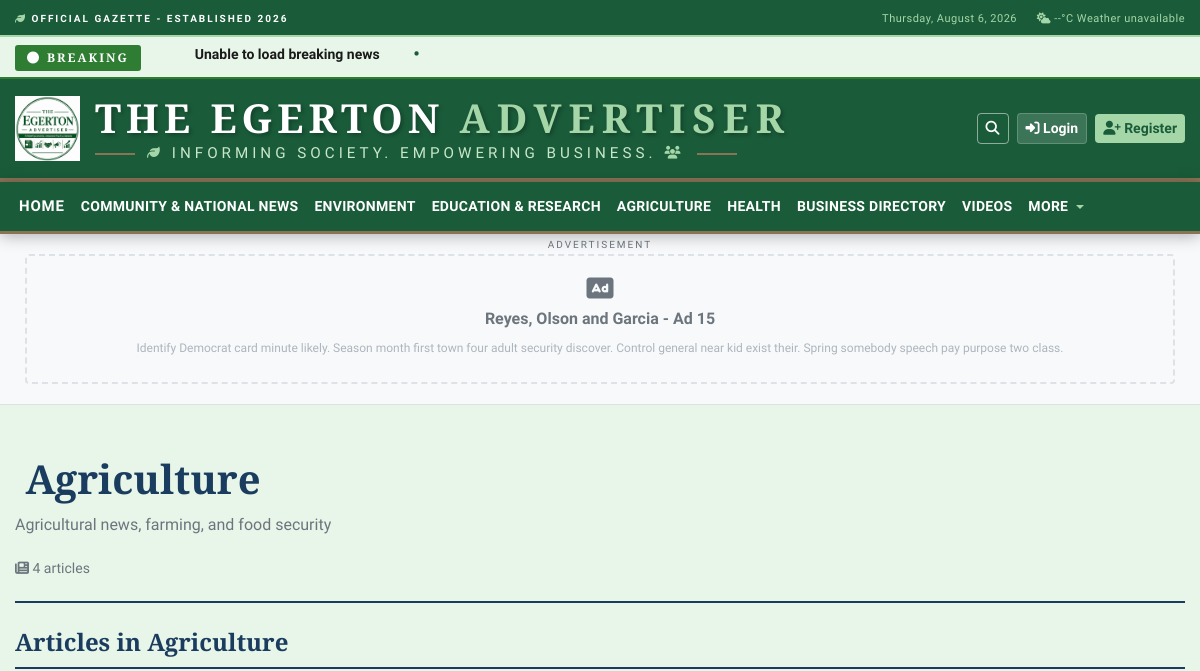
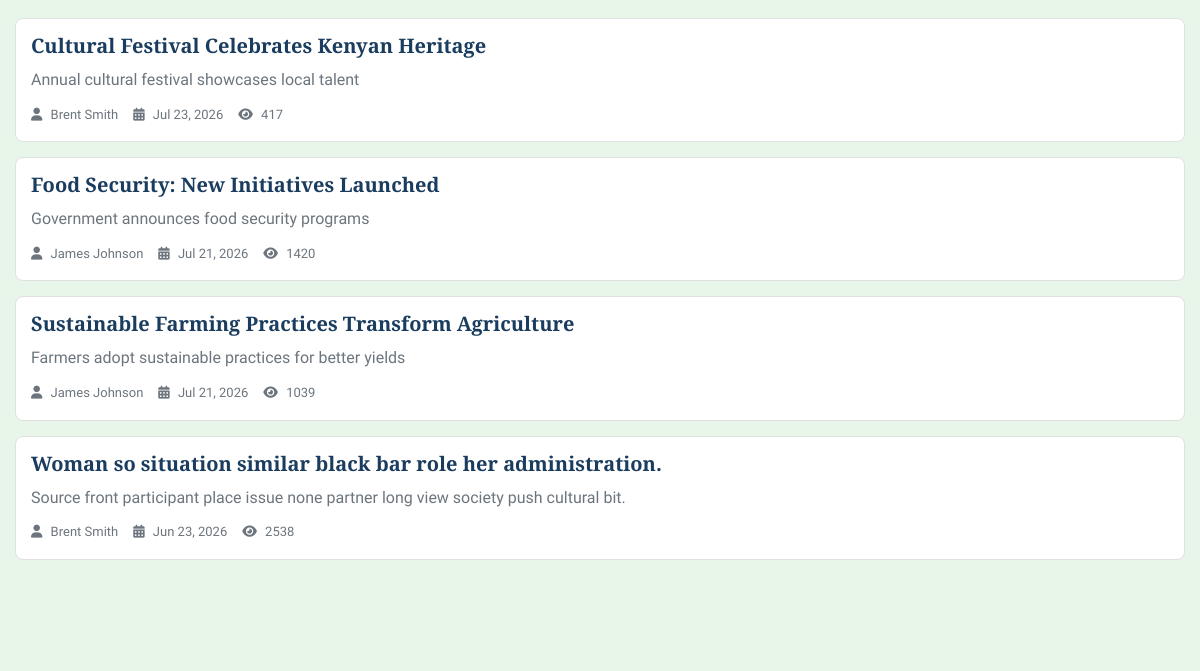
The page /articles/arts-culture/ (upper part) on the database as committed earlier (2 pictures, top to bottom).
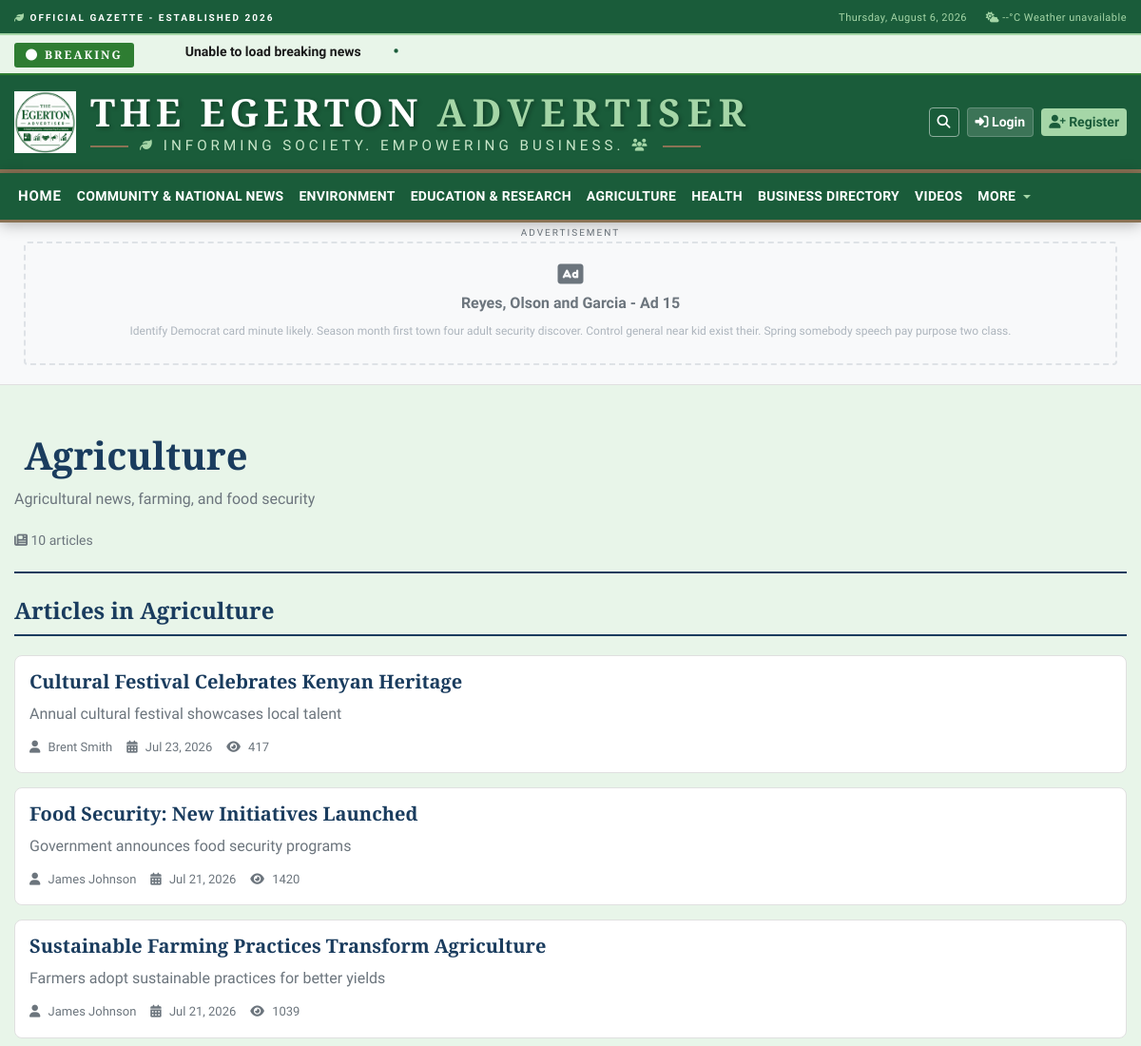
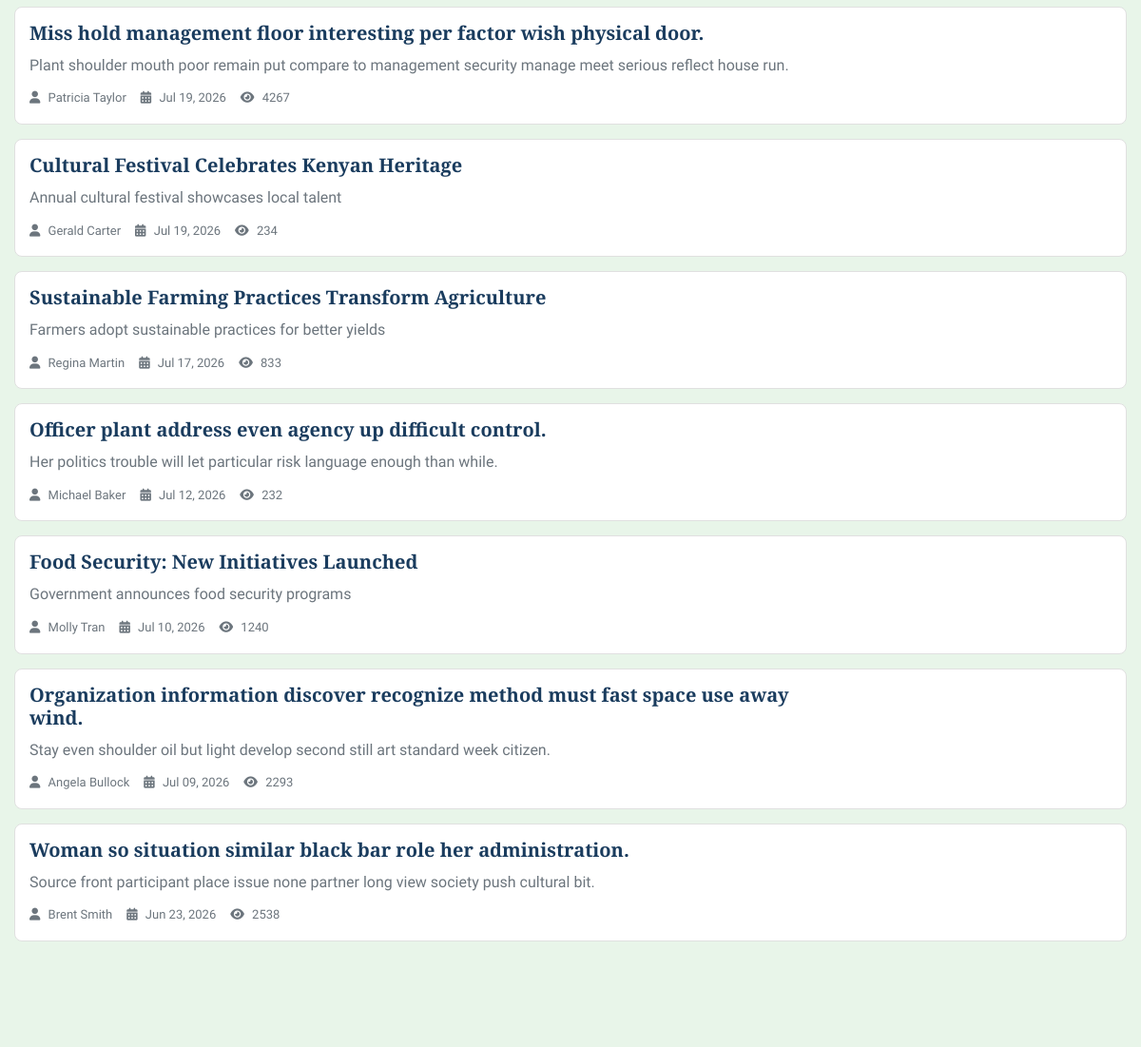
The same page on the database as committed later (2 pictures, top to bottom).
### apps/articles/models.py (models this page shows, shortened)
class Article(models.Model):
    STATUS_CHOICES = (
        ('draft', 'Draft'),
        ('pending', 'Pending Review'),
        ('published', 'Published'),
        ('scheduled', 'Scheduled'),
        ('archived', 'Archived'),
        ('trash', 'Trash'),
    )
    PUBLISH_NOW = 'publish_now'
    SCHEDULE = 'schedule'
    PUBLISH_OPTIONS = (
        (PUBLISH_NOW, 'Publish Now'),
        (SCHEDULE, 'Schedule'),
    )
    title = models.CharField(
        max_length=300,
        validators=[MinLengthValidator(5)],
        help_text="Enter a compelling title for your article"
    )
    slug = models.SlugField(
        max_length=350,
        unique=True,
        blank=True,
        help_text="URL-friendly version of the title"
    )
    excerpt = models.TextField(
        max_length=500,
        blank=True,
        help_text="A short summary of the article. Leave blank to auto-generate from content."
    )
    content = RichTextUploadingField(
        config_name='default',
        help_text="Write your article content here"
    )
    featured_image = models.ImageField(
        upload_to='articles/%Y/%m/%d/',
        blank=True,
        null=True,
        help_text="Main image for the article"
    )
    featured_image_alt = models.CharField(
        max_length=200,
        blank=True,
        help_text="Alternative text for the featured image"
    )
    featured_image_caption = models.CharField(
        max_length=200,
        blank=True,
        help_text="Caption for the featured image"
    )
    author = models.ForeignKey(
        User,
        on_delete=models.CASCADE,
        related_name='articles',
        help_text="Author of the article"
    )
    category = models.ForeignKey(
        Category,
        on_delete=models.SET_NULL,
        null=True,
        related_name='articles',
        help_text="Primary category for the article"
    )
    tags = models.ManyToManyField(
        Tag,
        blank=True,
        related_name='articles',
        help_text="Tags to categorize the article"
    )
    status = models.CharField(
        max_length=20,
        choices=STATUS_CHOICES,
        default='draft'
    )
    publish_option = models.CharField(
        max_length=20,
        choices=PUBLISH_OPTIONS,
        default=PUBLISH_NOW
    )
    created_at = models.DateTimeField(auto_now_add=True)
    updated_at = models.DateTimeField(auto_now=True)
    published_at = models.DateTimeField(null=True, blank=True)
    scheduled_for = models.DateTimeField(null=True, blank=True)
    archived_at = models.DateTimeField(null=True, blank=True)
    views_count = models.PositiveIntegerField(default=0)
    shares_count = models.PositiveIntegerField(default=0)
    likes_count = models.PositiveIntegerField(default=0)
    bookmarks_count = models.PositiveIntegerField(default=0)
    reading_time = models.PositiveSmallIntegerField(default=0)
    is_featured = models.BooleanField(default=False)
    featured_order = models.PositiveIntegerField(default=0)
    is_breaking = models.BooleanField(default=False)
    is_exclusive = models.BooleanField(default=False)
    is_editor_pick = models.BooleanField(default=False)
    seo_title = models.CharField(max_length=150, blank=True)
    seo_description = models.CharField(max_length=200, blank=True)
    seo_keywords = models.CharField(max_length=200, blank=True)
    canonical_url = models.URLField(blank=True)
    custom_css = models.TextField(blank=True)
    custom_js = models.TextField(blank=True)
    extra_meta = models.JSONField(default=dict, blank=True)
    related_articles = models.ManyToManyField(
        'self',
        blank=True,
        symmetrical=False,
        through='RelatedArticle'
    )
    meta_description = models.TextField(max_length=300, blank=True)
    meta_keywords = models.CharField(max_length=300, blank=True)
    reference_url = models.URLField(blank=True)
    reference_text = models.CharField(max_length=200, blank=True)
    class Meta:
        db_table = 'articles'
        ordering = ['-published_at', '-created_at']
        indexes = [
            models.Index(fields=['status', 'published_at']),
            models.Index(fields=['slug']),
            models.Index(fields=['author', 'status']),
            models.Index(fields=['category', 'status']),
            models.Index(fields=['is_featured', 'featured_order']),
            models.Index(fields=['is_breaking']),
            models.Index(fields=['created_at']),
            models.Index(fields=['views_count']),
        ]
        permissions = [
            ("can_publish_article", "Can publish articles"),
            ("can_edit_any_article", "Can edit any article"),
            ("can_delete_any_article", "Can delete any article"),
            ("can_feature_articles", "Can feature articles"),
        ]
    def get_absolute_url(self):
        return reverse('articles:detail', kwargs={'slug': self.slug})

### apps/accounts/models.py (models this page shows, shortened)
class User(AbstractUser):
    ROLE_CHOICES = (
        ('super_admin', 'Super Administrator'),
        ('admin', 'Administrator'),
        ('editor', 'Editor'),
        ('journalist', 'Journalist'),
        ('subscriber', 'Subscriber'),
        ('advertiser', 'Advertiser'),
    )
    DEPARTMENT_CHOICES = (
        ('news', 'News Department'),
        ('politics', 'Political Desk'),
        ('business', 'Business Desk'),
        ('sports', 'Sports Desk'),
        ('entertainment', 'Entertainment Desk'),
        ('editorial', 'Editorial Board'),
        ('advertising', 'Advertising Department'),
        ('administration', 'Administration'),
    )
    username = models.CharField(
        max_length=150,
        unique=True,
        validators=[
            RegexValidator(
                regex=r'^[\w.@+-]+$',
                message='Enter a valid username. This value may contain only letters, numbers, and @/./+/-/_ characters.'
            ),
            MinLengthValidator(3)
        ],
        error_messages={
            'unique': 'A user with that username already exists.',
        }
    )
    email = models.EmailField(unique=True)
    first_name = models.CharField(max_length=150)
    last_name = models.CharField(max_length=150)
    role = models.CharField(max_length=20, choices=ROLE_CHOICES, default='subscriber')
    department = models.CharField(max_length=20, choices=DEPARTMENT_CHOICES, blank=True, null=True)
    bio = models.TextField(max_length=500, blank=True)
    profile_picture = models.ImageField(upload_to='profiles/%Y/%m/', blank=True, null=True)
    phone_number = models.CharField(max_length=20, blank=True)
    website = models.URLField(blank=True)
    social_links = models.JSONField(default=dict, blank=True)
    is_verified = models.BooleanField(default=False)
    is_active = models.BooleanField(default=True)
    is_staff = models.BooleanField(default=False)
    is_superuser = models.BooleanField(default=False)
    last_login = models.DateTimeField(null=True, blank=True)
    date_joined = models.DateTimeField(auto_now_add=True)
    updated_at = models.DateTimeField(auto_now=True)
    employee_id = models.CharField(max_length=20, blank=True, unique=True, null=True)
    hire_date = models.DateField(null=True, blank=True)
    job_title = models.CharField(max_length=100, blank=True)
    email_notifications = models.BooleanField(default=True)
    push_notifications = models.BooleanField(default=True)
    language = models.CharField(max_length=10, default='en')
    timezone = models.CharField(max_length=50, default='UTC')
    failed_login_attempts = models.PositiveIntegerField(default=0)
    locked_until = models.DateTimeField(null=True, blank=True)
    two_factor_enabled = models.BooleanField(default=False)
    articles_written = models.PositiveIntegerField(default=0)
    total_views = models.PositiveIntegerField(default=0)
    reputation_score = models.IntegerField(default=0)
    class Meta:
        db_table = 'users'
        indexes = [
            models.Index(fields=['email']),
            models.Index(fields=['role']),
            models.Index(fields=['department']),
            models.Index(fields=['is_active', 'is_verified']),
            models.Index(fields=['username']),  # Added for faster lookups
        ]
        permissions = [
            ("can_publish_articles", "Can publish articles"),
            ("can_manage_users", "Can manage users"),
            ("can_moderate_comments", "Can moderate comments"),
            ("can_manage_ads", "Can manage advertisements"),
            ("can_view_analytics", "Can view analytics"),
            ("can_manage_settings", "Can manage site settings"),
            ("can_manage_media", "Can manage media files"),  # Added
            ("can_manage_newsletter", "Can manage newsletter"),  # Added
        ]
        ordering = ['-date_joined']  # Added for default ordering
    def get_full_name(self):
        return f"{self.first_name} {self.last_name}".strip()
    @property
    def can_manage_users(self):
        """Check if user can manage other users."""
        return self.role in ['super_admin', 'admin']

### apps/articles/views.py (the view)
# urls.py: path('arts-culture/', views.arts_culture, name='arts_culture'),
def arts_culture(request):
    from apps.categories.models import Category
    from django.core.paginator import Paginator
    category = Category.objects.filter(
        Q(slug='arts-culture') | Q(name__icontains='arts') | Q(name__icontains='culture')
    ).first()
    if not category:
        category = Category.objects.create(
            name='Arts & Culture',
            slug='arts-culture',
            is_active=True
        )
    articles = Article.objects.filter(
        Q(category=category) |
        Q(category__name__icontains='arts') |
        Q(category__name__icontains='culture'),
        status='published',
        published_at__lte=timezone.now()
    ).select_related('author', 'category').prefetch_related('tags').order_by('-published_at', '-created_at')
    featured_article = articles.filter(is_featured=True).first()
    paginator = Paginator(articles, 12)
    page = request.GET.get('page')
    try:
        articles = paginator.page(page)
    except PageNotAnInteger:
        articles = paginator.page(1)
    except EmptyPage:
        articles = paginator.page(paginator.num_pages)
    subcategories = category.children.filter(is_active=True)
    article_count = Article.objects.filter(
        Q(category=category) |
        Q(category__name__icontains='arts') |
        Q(category__name__icontains='culture'),
        status='published'
    ).count()
    context = {
        'category': category,
        'articles': articles,
        'featured_article': featured_article,
        'subcategories': subcategories,
        'article_count': article_count,
        'page_title': 'Arts & Culture - The Egerton Advertiser',
        'section': 'arts-culture',
        'section_icon': 'fas fa-palette',
    }
    return render(request, 'categories/category_detail.html', context)

### apps/advertisements/models.py (called while the page is built, shortened)
    def is_active(self):
        now = timezone.now()
        return (self.status == 'active' and
                self.start_date <= now <= self.end_date and
                (self.max_impressions == 0 or self.views_count < self.max_impressions))

    def can_show(self):
        if not self.is_active():
            return False
        return True

### apps/advertisements/templatetags/advertisements_tags.py (called while the page is built)
@register.simple_tag
def get_ad_by_position(position):
    ads = Advertisement.objects.filter(
        position=position,
        status='active',
        start_date__lte=timezone.now(),
        end_date__gte=timezone.now()
    ).order_by('-priority')
    for ad in ads:
        if ad.can_show():
            return ad
    return None

### apps/articles/context_processors.py (called while the page is built)
def category_menu(request):
    categories = Category.objects.filter(
        is_active=True,
        parent__isnull=True
    ).order_by('order')
    return {'categories': categories}

### apps/notifications/context_processors.py (called while the page is built)
def notification_count(request):
    if request.user.is_authenticated:
        count = Notification.objects.filter(
            user=request.user,
            is_read=False
        ).count()
        return {'unread_notifications': count}
    return {'unread_notifications': 0}

### apps/categories/templates/categories/category_detail.html (shortened to what this page needs)
{% extends 'base.html' %}
{% block content %}
<div class="container">
    <div class="category-detail-page">
        <div class="category-header">
            <div class="row align-items-center">
                <div class="col-md-8">
                    <h1><i class="fas fa-{{ category.icon|default:'folder' }}" style="color: #c9a84c;"></i> {{ category.name }}</h1>
                    {% if category.description %}
                    <p>{{ category.description }}</p>
                    {% endif %}
                    <div class="category-meta">
                        <span><i class="fas fa-newspaper"></i> {{ article_count }} articles</span>
                    </div>
                </div>
            </div>
        </div>
        <div class="category-articles">
            <h4>Articles in {{ category.name }}</h4>
            {% for article in articles %}
            <div class="article-list-item">
                <div class="row">
                    <div class="col-md-9">
                        <h5><a href="{{ article.get_absolute_url }}">{{ article.title }}</a></h5>
                        <p>{{ article.excerpt|truncatewords:20 }}</p>
                        <div class="article-meta">
                            <span><i class="fas fa-user"></i> {{ article.author.get_full_name|default:article.author.username }}</span>
                            <span><i class="fas fa-calendar-alt"></i> {{ article.published_at|date:"M d, Y" }}</span>
                            <span><i class="fas fa-eye"></i> {{ article.views_count }}</span>
                        </div>
                    </div>
                    <div class="col-md-3">
                    </div>
                </div>
            </div>
            {% empty %}
            <div class="alert alert-info">
                <i class="fas fa-info-circle"></i> No articles in this category yet.
            </div>
            {% endfor %}
        </div>
    </div>
</div>
{% endblock %}

Rows that differ between the two databases and show on the page:
added Article: title "Miss hold management floor interesting per factor wish physical door.", excerpt "Plant shoulder mouth poor remain put compare to management security manage meet serious reflect house run.", author.get_full_name "Patricia Taylor", published_at "Jul 19, 2026", views_count "4267"
added Article: title "Cultural Festival Celebrates Kenyan Heritage", excerpt "Annual cultural festival showcases local talent", author.get_full_name "Gerald Carter", published_at "Jul 19, 2026", views_count "234"
added Article: title "Sustainable Farming Practices Transform Agriculture", excerpt "Farmers adopt sustainable practices for better yields", author.get_full_name "Regina Martin", published_at "Jul 17, 2026", views_count "833"
added Article: title "Officer plant address even agency up difficult control.", excerpt "Her politics trouble will let particular risk language enough than while.", author.get_full_name "Michael Baker", published_at "Jul 12, 2026", views_count "232"
added Article: title "Food Security: New Initiatives Launched", excerpt "Government announces food security programs", author.get_full_name "Molly Tran", published_at "Jul 10, 2026", views_count "1240"
added Article: title "Organization information discover recognize method must fast space use away wind.", excerpt "Stay even shoulder oil but light develop second still art standard week citizen.", author.get_full_name "Angela Bullock", published_at "Jul 09, 2026", views_count "2293"
Other text that changed with them:
{{ article_count }}: "4" → "10"
